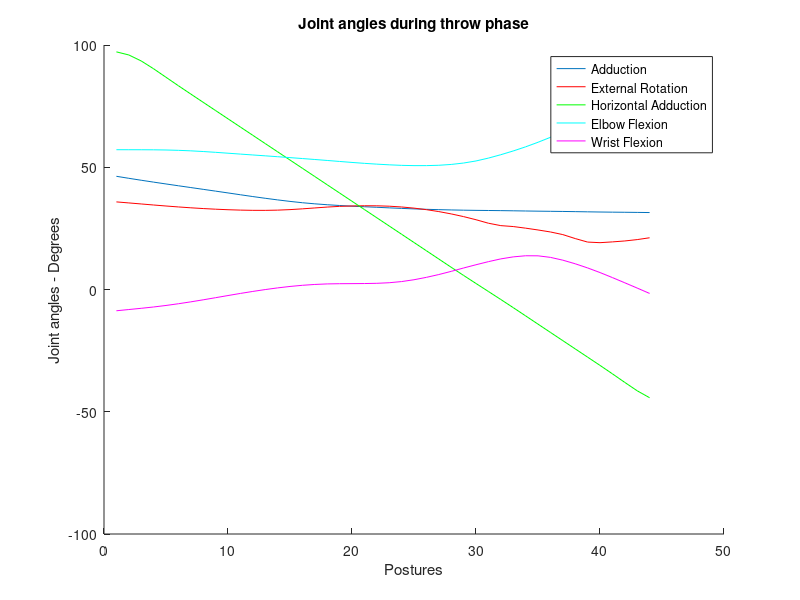
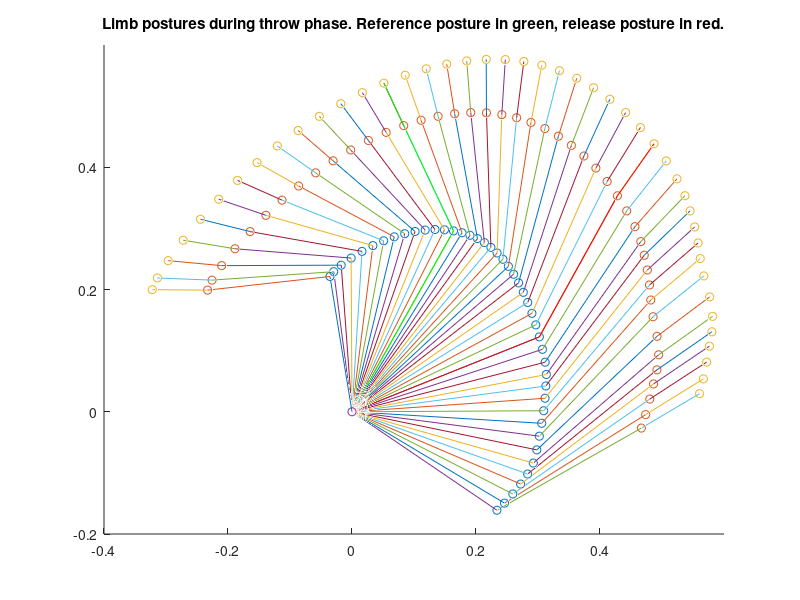
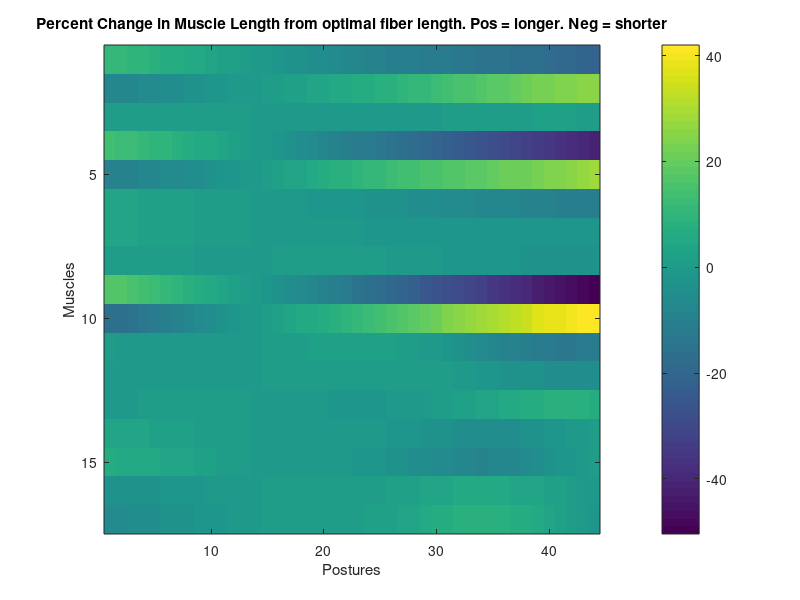
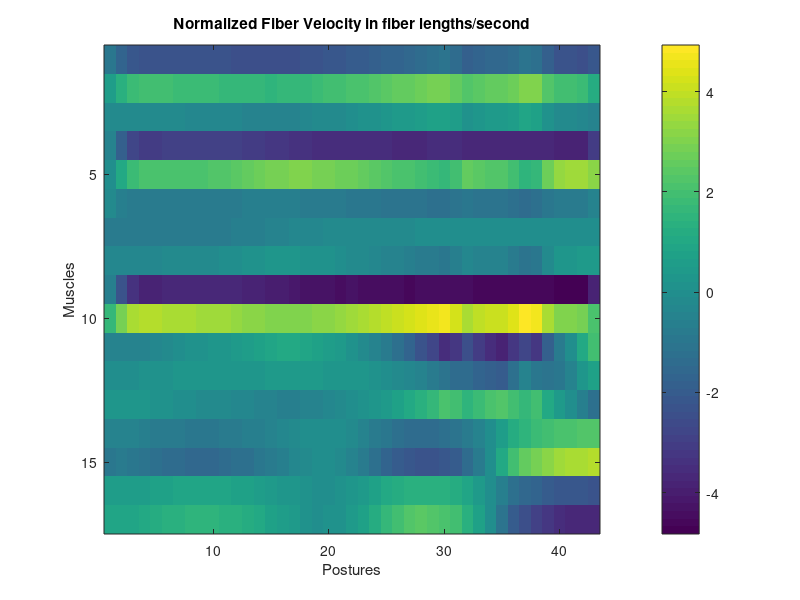

The MATLAB source for these figures, in order:
%%%%%%%%%%%%%%%%%%%%%%%%%%%%%%%%%%%%%%%
%%%%%%%%% NEUROMECHANICS  %%%%%%%%%%%%%
% (c) Francisco Valero-Cuevas & Emily Lawrence
% June 2014, version 1.0
% Filename: FiveDOF_ArmModel_Neuromechanics_V5.m
% Example of fiber length changes and fiber velocities
% for a frisbee throw motion with a 5-DOF, 17-muscle arm model

%%%%%% Requires file %%%%%%
%     FiveDOF_Model.m
%%%%%%%%%%%%%%%%%%%%%%%%%%%

close all 
clear all
clc

% This file contains the set of postures for the arm during the throw
load FiveDOF_Model

%%%%%%%%%%%%%%%%%%%%%%%%%%%%%%%%%%%%%%%
%%%%%%%%%%%%%% Define Movement duration  %%%%%%%%
% delta_t_ms is the amount of time between successive postures of
% the arm.  There are 44 postures during the throwing motion,
% from start to release.
% delta_t_ms = 3.8 produces a throw movement duration of 167.2 ms
% from start to release, indicated by a red arm in the plot of arm
% postures. movement_duration, originally set to 1, lengthen
% the duration by that factor. 

speed_up_factor = 1
delta_t_ms = 3.8/speed_up_factor 



%% Nominal Model - Joint Angles

% Initiaion 34 postures: from posture  1 to 34
% Throw-to-release 29 postures: from posture 35 to 64
% Deceleration of throw 15 postures: from posture 65 to 78

% The first 34 postures are initiation of the throw, as subject starts
% pointing frisbee at target (arm straight out to side) then draws the
% frisbee back to posture 35. The subject initiates the throw from posture
% 35 to release at posture 64. 

% Read joint angles from variables in FiveDOF_Model.mat file
q = [angle_ext_rot_ds_rad, angle_add_ds_rad, angle_horiz_add_ds_rad, angle_elbow_ds_rad, angle_wrist_ds_rad];    
q = q(35:78, :);
q_deg = q*180/pi;

% Figure 1: Plot joint angles q for the throw and decelaration phases
figure(1)
hold on
plot(q_deg(:,1))
plot(q_deg(:,2), 'r')
plot(q_deg(:,3), 'g')
plot(q_deg(:,4), 'c')
plot(q_deg(:,5),'m')
xlabel('Postures')
ylabel('Joint angles - Degrees')
legend('Adduction', 'External Rotation', 'Horizontal Adduction', 'Elbow Flexion', 'Wrist Flexion')
title('Joint angles during throw phase')


% Figure 2: Create and plot geometric model for the throw and decelaration phases

q1=q;
origin = [0,0,0];

for i = 1:length(q1)
    
    Ex(:,i) = L1*cos(q1(i,2))*cos(q1(i,3));
    Ey(:,i) = L1*[(cos(q1(i,1))*sin(q1(i,3))) + (cos(q1(i,3))*sin(q1(i,1))*sin(q1(i,2)))];
    Ez(:,i) = L1*[(sin(q1(i,1))*sin(q1(i,3))) - (cos(q1(i,1))*cos(q1(i,3))*sin(q1(i,2)))];

    Wx(:,i) = L2*(cos(q1(i,2))*cos(q1(i,3))*cos(q1(i,4)) - cos(q1(i,2))*sin(q1(i,3))*sin(q1(i,4))) + Ex(i);
    Wy(:,i) = L2*(cos(q1(i,4))*(cos(q1(i,1))*sin(q1(i,3)) + cos(q1(i,3))*sin(q1(i,1))*sin(q1(i,2))) + sin(q1(i,4))*(cos(q1(i,1))*cos(q1(i,3)) - sin(q1(i,1))*sin(q1(i,2))*sin(q1(i,3)))) + Ey(i);
    Wz(:,i) = L2*(cos(q1(i,4))*(sin(q1(i,1))*sin(q1(i,3)) - cos(q1(i,1))*cos(q1(i,3))*sin(q1(i,2))) + sin(q1(i,4))*(cos(q1(i,3))*sin(q1(i,1)) + cos(q1(i,1))*sin(q1(i,2))*sin(q1(i,3)))) + Ez(i);

    Tx(:,i) = L3*(sin(q1(i,2))*sin(q1(i,5)) + cos(q1(i,5))*(cos(q1(i,2))*cos(q1(i,3))*cos(q1(i,4)) - cos(q1(i,2))*sin(q1(i,3))*sin(q1(i,4)))) + Wx(i);
    Ty(:,i) = L3*(cos(q1(i,5))*(cos(q1(i,4))*(cos(q1(i,1))*sin(q1(i,3)) + cos(q1(i,3))*sin(q1(i,1))*sin(q1(i,2))) + sin(q1(i,4))*(cos(q1(i,1))*cos(q1(i,3)) - sin(q1(i,1))*sin(q1(i,2))*sin(q1(i,3)))) - cos(q1(i,2))*sin(q1(i,1))*sin(q1(i,5))) + Wy(i);
    Tz(:,i) = L3*(cos(q1(i,5))*(cos(q1(i,4))*(sin(q1(i,1))*sin(q1(i,3)) - cos(q1(i,1))*cos(q1(i,3))*sin(q1(i,2))) + sin(q1(i,4))*(cos(q1(i,3))*sin(q1(i,1)) + cos(q1(i,1))*sin(q1(i,2))*sin(q1(i,3)))) + cos(q1(i,1))*cos(q1(i,2))*sin(q1(i,5))) + Wz(i);

    elbow(i,:) = [Ex(i), Ey(i), Ez(i)];
    wrist(i,:) = [Wx(i), Wy(i), Wz(i)];
    last(i,:) = [Tx(i), Ty(i), Tz(i)];

end 

 figure(2)
 title('Limb postures during throw phase. Reference posture in green, release posture in red.')

    xlim([-0.4 0.6])
    ylim([-0.2 0.6])
    hold on
    scatter3(Ex, Ey, Ez, 'r*')
    scatter3(Wx, Wy, Wz, 'g*')
    scatter3(Tx, Ty, Tz, 'k*')
    scatter3(0,0,0, 'b*')
    for i=1:length(Ex)
        line1 = [origin; elbow(i,:)];
        line2 = [elbow(i,:); wrist(i,:)];
        line3 = [wrist(i,:); last(i,:)];
        
        plot3(line1(:,1), line1(:,2), line1(:,3))
        plot3(line2(:,1), line2(:,2), line2(:,3))
        plot3(line3(:,1), line3(:,2), line3(:,3))
        
    end
    %release point indicated in red
    R1 = [origin; elbow(29,:)];
    R2 = [elbow(29,:); wrist(29,:)];
    R3 = [wrist(29,:); last(29,:)];    
    plot3(R1(:,1), R1(:,2), R1(:,3), 'r')
    plot3(R2(:,1), R2(:,2), R2(:,3), 'r')
    plot3(R3(:,1), R3(:,2), R3(:,3), 'r')
    
    %reference posture indicated in green
    Ref1 = [origin; elbow(14,:)];
    Ref2 = [elbow(14,:); wrist(14,:)];
    Ref3 = [wrist(14,:); last(14,:)];    
    plot3(Ref1(:,1), Ref1(:,2), Ref1(:,3), 'g')
    plot3(Ref2(:,1), Ref2(:,2), Ref2(:,3), 'g')
    plot3(Ref3(:,1), Ref3(:,2), Ref3(:,3), 'g')
    hold off
%% Force Length Adjustment

% Determine the difference between the current angle and the reference angle
% for each posture. A necessary assuption is to know the optimal (or
% resting) fiber length (variable lo, pronounced "ell-naught") of each muscle.
% This is the length of the fibers for which sarcomeres are at optimal
% length, and at which it is assumed the parallel elastic element of muscle
% begins to stretch.
% This is usually not known for all muscles in the human arm. See the work of 
%Rick Liber and Jan Friden to get an idea of the current knowledge. In this model, 
%we assume that all muscles are at their lo in a posture towards the middle of the motion,
% shown in green. Posrure 14 is assumed to be the reference posture.
ref_angles = q(14, :);

% Find the difference in join angles for all postures with respect to the
% angles in the reference posture: variable change_q
for k=1:length(q)
    chq(k,:) = q(k,:) - ref_angles;
end
 
change_q = chq';

% Read moment arms  from variables in FiveDOF_Model.mat file
% These are obtained from bibtex reference:
% @inproceedings{
%    author = {EL, Lawrence and FJ, Valero-Cuevas},
%    title = {Can the Force-Velocity Curve Predict Realistic Muscle Forces for High-Speed Athletic Movements?},
%    booktitle = {7th World Congress on Biomechanics},
%    type = {Conference Proceedings}
% }
% Matrix R_Full is 5x17 (5-DOFS, 17-muscles), all assumed to be constant
R_full = [-R(1), -R(2), -R(3), R(4), -R(5), R(6), -R(7), 0, R(9), 0, 0, 0, 0, 0, 0, 0, 0;...
    R(1), R(2), R(3), 0, -R(5), -R(6), 0, -R(8), 0, R(10), -R(11), 0, R(13), 0, 0, 0, 0;...
    -R(1), R(2), 0, -R(4), R(5), -R(6), 0, 0, -R(9), R(10), 0, 0, 0, 0, 0, 0, 0;...
    0, 0, 0, 0, 0, 0, 0, 0, 0, 0, R(11), R(12), -R(13), 0, 0, 0, 0;...
    0, 0, 0,0, 0, 0, 0, 0, 0, 0, 0, 0, 0, R(14), R(15), -R(16), -R(17)];

% calculate the change in muscle length by multiplying the change in angle
% from the reference posture
% by multiplying the the negative Moment Arm Matrix R_full.
% ************ Sign convention ********
% Calculate the F-V adjustment wrt change in muscle length based on the FV
% Negative changes in length indicate shortening from lo.
% Positive changes in length indicate lengthenig from lo.


% first take the transpose of the moment arm matrix, and then change signs
R_trans = R_full';
R_neg_trans = -1*(R_trans);

% Calculate the change in fiber length from lo
delta_l = R_neg_trans * change_q;


% Determine the total muscle fiber length by adding the change (delta_l) to
% the lo and normalize by fiber length, and express in percentage.

lo_cm = lo*100; %convert from m to cm to match the moment arm values in cm

value = size(delta_l);
for i = 1:value(1)
    delta_l_percent_change(i,:) = (delta_l(i,:)/lo_cm(i))*100;
    l_raw(i,:) = (delta_l(i,:) + lo_cm(i)); 
    new_l_norm(i,:) = ((delta_l(i,:) + lo_cm(i))/lo_cm(i))-1; 
    % [[You subtract 1 becaue you are using this to calculate the f-l correction]]
end

% Figure 3: Normalize by fiber length, percentage change from lo.

figure(3);
imagesc(delta_l_percent_change);
colorbar;
xlabel('Postures')
ylabel('Muscles')
title('Percent Change in Muscle Length from optimal fiber length. Pos = longer. Neg = shorter')


% calculate the Force-Length adjustment given the curve from the BME504
% homework, only for the active part of the f-l curve.
% This is not plotted.
w = 0.5; % shape factor to make it symmetric about 0 percent change.

value = size(new_l_norm);
force_length = [];
for k = 1:value(1)
    for j = 1:value(2)
        if new_l_norm(k,j) <= -0.5 
            force_length(k,j) = 0;
        elseif new_l_norm(k,j) >= 0.5
            force_length(k,j) = 0;
        else force_length(k,j) = 1 - (new_l_norm(k,j)/ w)^2; 
        end
    end
end


%% Muscle Fiber Velocity

% Calculate the normalized change in length/time (i.e., velocity of each muscle at each time step) given a 
% constant delta_t_ms between postures. 

k = 0.25; % shape factor for force-velocity curve. (not used)

% Note: This includes only throw and deceleration phases
% Report the total time of the throw motion given the time step between
% postures delta_t_ms

TotalTime_ms = delta_t_ms*length(q)


% do a simple delta_x/delta_t estimate of fiber velocity. For each time
% step (outer loop), find that instantanous velocity for all muscles (inner loop)
value = size(new_l_norm);
for k=1:value(2)-1
    for i=1:value(1)
        vel_length_norm(i,k) = (new_l_norm(i,k+1)-new_l_norm(i,k))/(delta_t_ms/1000); 
        % divide delta_t_ms by 1000 to convert to seconds.
    end
end


% Figure 4: instantanous normalized fiber velocity at each posture.
% Reported in fiber lengths/second.
% ********** Sign Convention to agree with classical f-v plots ********
% **** Negative velocities are eccentric contractions
% **** Positive velocities are concentric contractions
% Normalized fiber velocities >+/- 5 fiber lengths/second
% Based on the Zajac '89 paper, muscle fibers in concentric contractions
% faster than +5 fiber lengths/s are considered to produce no force.  
% Eccentric contractions are considered to
% produce microdamage in muscle, and if 
% faster than anbout -5 fiber lengths/sec can lead to tissue rupture.

figure(4);
imagesc(vel_length_norm);
colorbar;
xlabel('Postures')
ylabel('Muscles')
title('Normalized Fiber Velocity in fiber lengths/second')

% Figure 5: Raw muscle fiber lengths
figure(5);
imagesc(l_raw);
colorbar;
xlabel('Postures')
ylabel('Muscles')
title('Raw fiber length in cm')

figure(6)
plot(l_raw');
